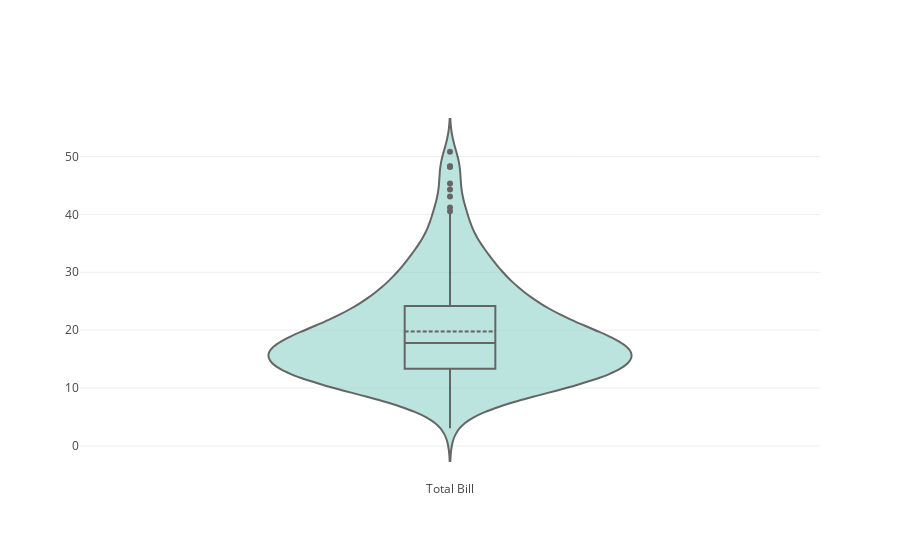

The code cell stored with this chart in its notebook:
### Markdown cell above
# Basic Violin Plot

### Code cell
import plotly.graph_objs as go

import pandas as pd

df = pd.read_csv("https://raw.githubusercontent.com/plotly/datasets/master/violin_data.csv")

fig = {
    "data": [{
        "type": 'violin',
        "y": df['total_bill'],
        "box": {
            "visible": True
        },
        "line": {
            "color": 'black'
        },
        "meanline": {
            "visible": True
        },
        "fillcolor": '#8dd3c7',
        "opacity": 0.6,
        "x0": 'Total Bill'
    }],
    "layout" : {
        "title": "",
        "yaxis": {
            "zeroline": False,
        }
    }
}

pyo.iplot(fig, filename = 'violin/basic', validate = False)

### Figure 1 — Plotly figure (JSON) as saved in the notebook; plotly's stock layout.template omitted (floating-point values rounded to 4 significant figures; data arrays with more than 128 entries replaced by an {"elided": "..."} marker saying what was removed)
{"data": [{"box": {"visible": true}, "fillcolor": "#8dd3c7", "line": {"color": "black"}, "meanline": {"visible": true}, "opacity": 0.6, "type": "violin", "x0": "Total Bill", "y": {"elided": "244 float values"}}], "layout": {"title": "", "yaxis": {"zeroline": false}}}
